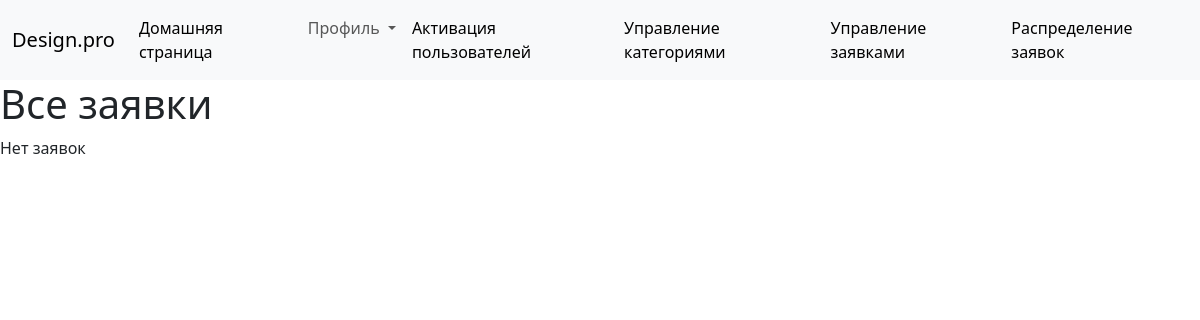
The page /studio/supermanage/ (signed in) on the database as committed earlier.
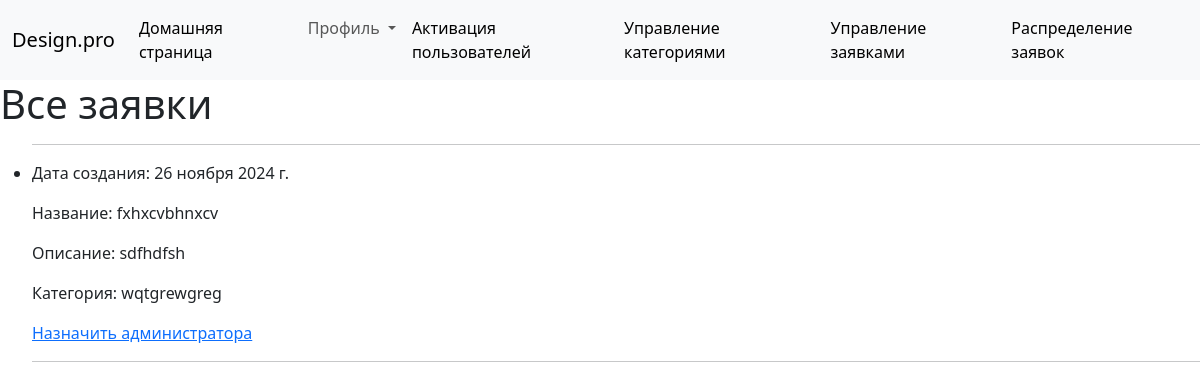
The same page on the database as committed later.
### studio/models.py (models this page shows, shortened)
class Plea(models.Model):
    name = models.CharField(max_length=50)
    description = models.TextField(max_length=1000, help_text="Введите описание заявки")
    category = models.ForeignKey('Category', on_delete=models.CASCADE, null=True, help_text="Выберите категорию заявки")
    plan = models.ImageField(upload_to ='images/', null=True)
    author = models.ForeignKey(User, on_delete=models.SET_NULL, null=True, blank=True)
    creationDate = models.DateField(default=date.today)
    comentary = models.TextField(max_length=1000, null=True)
    design = models.ImageField(upload_to ='images/', null=True)
    adminUserName = models.CharField(max_length=150, null=True, blank=True)
    LOAN_STATUS = (
        ('n', 'Новая'),
        ('c', 'Выполнено'),
        ('i', 'принято в работу')
    )
    status = models.CharField(max_length=1, choices=LOAN_STATUS, blank=True, default='n', help_text='Статус заявки')
    def get_absolute_url(self):
        return reverse('plea-detail', args=[str(self.id)])

class Category(models.Model):
    name = models.CharField(
        max_length=200,
        unique=True,
        help_text="Введите категорию"
    )
    def __str__(self):
        return self.name
    class Meta:
        constraints = [
            UniqueConstraint(
                Lower('name'),
                name='genre_name_case_insensitive_unique',
                violation_error_message = "Жанр уже существует (совпадение без учета регистра)"
            ),
        ]

### studio/views.py (the view)
class SuperuserPleaListView(LoginRequiredMixin,generic.ListView):
    model = Plea
    template_name ='studio/superuser_plea_list.html'
    def get_queryset(self):
        return Plea.objects.filter(status='n')

### studio/templates/studio/superuser_plea_list.html
{% extends "base_generic.html" %}
{% block content %}
{% if user.is_superuser %}
  <h1>Все заявки</h1>
  {% if plea_list %}
    <ul>
      {% for plea in plea_list %}
      {% if plea.adminUserName is Null%}
      <li>
        <hr>
        <p>Дата создания: {{ plea.creationDate }}</p>
        <p>Название: {{ plea.name }}</p>
        <p>Описание: {{ plea.description }}</p>
        <p>Категория: {{ plea.category }}</p>
        <a href="{{ plea.get_absolute_url }}/addmin/"">Назначить администратора</a><br>
        <hr>
      </li>
      {% endif %}
      {% endfor %}
    </ul>
  {% else %}
    <p>Нет заявок</p>
  {% endif %}
{% else %}
<p>У вас нет доступа к этой страницы</p>
{% endif %}
{% endblock %}

Rows that differ between the two databases and show on the page:
added Plea: creationDate "26 ноября 2024 г.", name "fxhxcvbhnxcv", description "sdfhdfsh", category "wqtgrewgreg"
Other text that changed with them:
text no longer shown: "Нет заявок"
